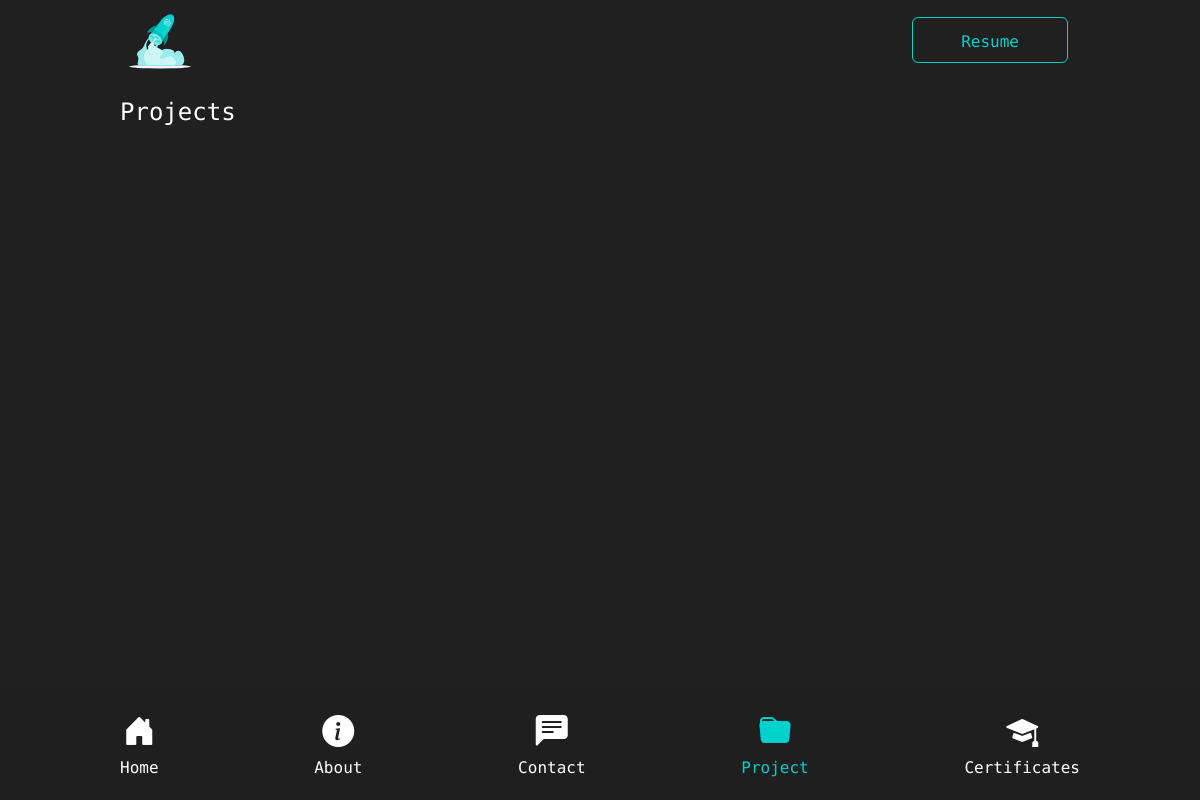
Before: /projects/ with the older database file.
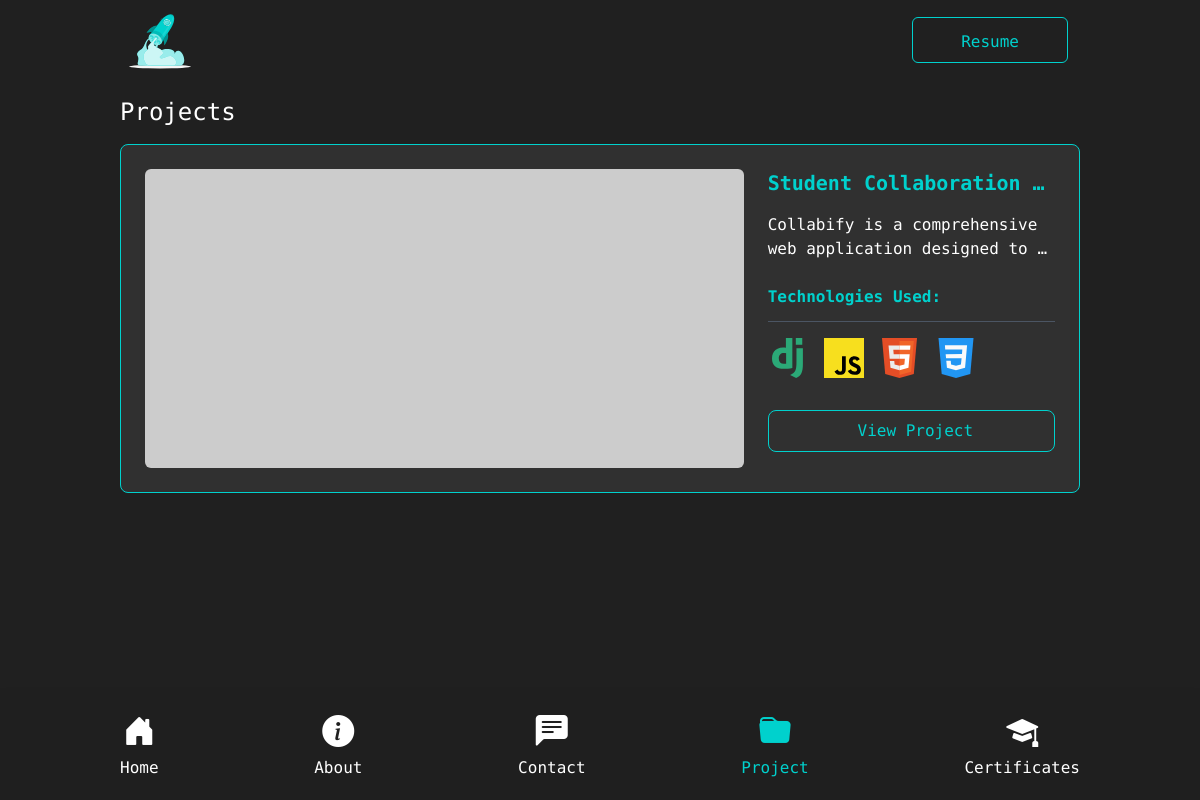
After: the same page with the newer database file.
### portfolio/models.py (models this page shows, shortened)
class Project(models.Model):
    title = models.CharField(max_length=150)
    description = models.TextField()
    link = models.URLField(blank=True)
    technologies_used = models.ManyToManyField(Technology)
    project_image = models.ImageField(help_text='Upload a picture of your project here.', verbose_name='Project Image', blank=True, null=True)
    class Meta:
        db_table = 'project'

class Technology(models.Model):
    name = models.CharField(max_length=255)
    image = models.FileField()
    class Meta:
        db_table = 'technology'
        verbose_name_plural = 'technologies'

### portfolio/views.py (the view)
# urls.py: path('projects/', ProjectListView.as_view(), name='projects'),
class ProjectListView(ListView):
    model = Project
    template_name = 'portfolio/projects.html'
    context_object_name = 'projects'

### portfolio/context_processors.py (called while the page is built)
def get_global_context(request):
    return {
        'profile': UserProfile.objects.first(),
    }

### portfolio/templates/portfolio/projects.html (shortened to what this page needs)
{% extends 'base.html' %}
{% load static %}
{% block content %}
<section class="h-full">
    <div class="container w-[90%] 2xl:w-[70%] lg:w-[80%] md:w-[85%]  mx-auto xl:mt-[2rem] mt-[1rem] slide-in-bottom">
        <h1 class="text-white text-xl lg:text-2xl 2xl:text-3xl ">Projects</h1>
        <div class="grid xl:grid-cols-1 grid-cols-1 md:grid-cols-1  gap-[1.5rem]   mt-[1rem] ">
            {% for project in projects %}
            <div class="bg-[#303030] hover:bg-[#3E4040] border border-[#00D1CD] grid md:grid-cols-3 grid-cols-1  gap-6 md:p-6 p-4 rounded-lg transition duration-300 ease-in-out">
                <div class="md:col-span-2 col-auto">
                    {% if project.project_image %}
                    <img class="object-cover rounded-md" src="{{project.project_image.url}}" alt="Project Image">
                    {% else %}
                    <img class="object-cover rounded-md" src="https://placehold.co/700x350/png" alt="Project Image">
                    {% endif %}
                </div>
                <div class="">
                    <div>
                        {% if project.title|lower == 'lab net manager' %}
                        <h1 class="text-[#00D1CD] font-extrabold text-xl lg:text-xl">Lab Net Manager</h1>
                        {% else %}
                        <h1 class="text-[#00D1CD] font-extrabold text-xl lg:text-xl">{{project.title|truncatewords:2}}</h1>
                        {% endif %}
                        <p class="text-white text-sm md:text-base mt-4 leading-relaxed">{{project.description|truncatewords:8}}</p>
                    </div>
                    <div class="mt-6">
                        <h3 class="text-[#00D1CD] font-semibold">Technologies Used:</h3>
                        <div class="h-[1px] w-full bg-gray-600 mt-3"></div>
                        <ul class="mt-4 flex flex-wrap gap-4 items-center">
                            {% for tech in project.technologies_used.all %}
                                <li>
                                    <img class="w-[2.5rem] h-[2.5rem] object-contain" src="{{tech.image.url}}" alt="Technology">
                                </li>
                            {% endfor %}
                        </ul>
                    </div>
                    <div class="mt-8">
                        <a href="{{project.link}}" target="_blank" class="flex items-center justify-center gap-2 w-full text-[#00D1CD] border border-[#00D1CD] hover:bg-[#00D1CD] hover:text-gray-900 hover:font-semibold rounded-lg py-2 transition duration-300 ease-in-out">
                             View Project
                        </a>
                    </div>
                </div>
            </div>
            {% endfor %}
        </div>
        <div class="lg:h-[10rem] h-[8rem]">
        </div>
    </div>
</section>
{% endblock content %}

Changed rows visible on the page:
added Project: title "Student Collaboration …", description "Collabify is a comprehensive web application designed to …"
added Technology: image (picture)
added Technology: image (picture)
added Technology: image (picture)
added Technology: image (picture)
